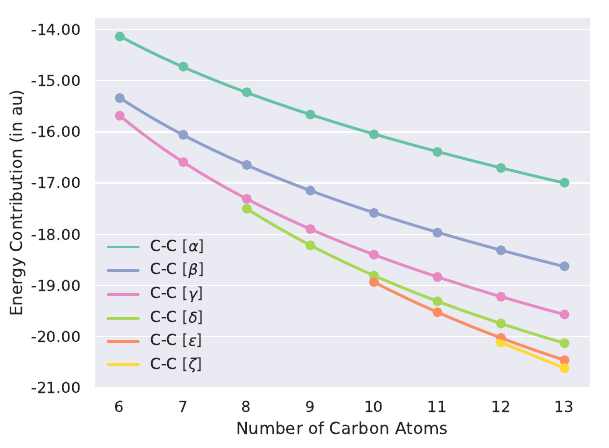

Here is the Python script that generated this plot:
#!/usr/bin/env python

import copy
import numpy as np
from scipy.optimize import curve_fit
import matplotlib
matplotlib.use('Agg')
import matplotlib.pyplot as plt
from matplotlib.ticker import MaxNLocator, FormatStrFormatter
from matplotlib.legend_handler import HandlerLineCollection, HandlerTuple, HandlerLine2D
import seaborn as sns

# fitting functions

def func(x, a, b, c):
	return a * x + b / x + c

# fitting kernel

def fit(func, x, y):
	opt = curve_fit(func, x, y)[0]
	ss_res = np.sum((y - func(x, *opt)) ** 2)
	ss_tot = np.sum((y - np.mean(y)) ** 2)
	r_2 = 1. - (ss_res / ss_tot)
	return opt, r_2

# bond string

bond = 'C-C'

# data

e_1 = np.array([-15.683,-15.339,-14.136]) # c6h14
e_2 = np.array([-16.591,-16.056,-14.725]) # c7h16
e_3 = np.array([-17.500,-17.308,-16.645,-15.226]) # c8h18
e_4 = np.array([-18.216,-17.897,-17.146,-15.661]) # c9h20
e_5 = np.array([-18.933,-18.806,-18.399,-17.582,-16.047]) # c10h22
e_6 = np.array([-19.523,-19.307,-18.834,-17.967,-16.392]) # c11h24
e_7 = np.array([-20.112,-20.024,-19.742,-19.219,-18.312,-16.705]) # c12h26
e_8 = np.array([-20.613,-20.459,-20.128,-19.565,-18.625,-16.991]) # c13h28

# bond types

type_alpha = np.array([e_1[-1], e_2[-1], e_3[-1], e_4[-1], e_5[-1], e_6[-1], e_7[-1], e_8[-1]])
atoms_alpha = np.arange(6,14)
domain_alpha = np.linspace(atoms_alpha[0], atoms_alpha[-1], \
                           num=(atoms_alpha[-1] - atoms_alpha[0]) * 100)
type_beta = np.array([e_1[-2], e_2[-2], e_3[-2], e_4[-2], e_5[-2], e_6[-2], e_7[-2], e_8[-2]])
atoms_beta = np.arange(6,14)
domain_beta = np.linspace(atoms_beta[0], atoms_beta[-1], \
                           num=(atoms_beta[-1] - atoms_beta[0]) * 100)
type_gamma = np.array([e_1[-3], e_2[-3], e_3[-3], e_4[-3], e_5[-3], e_6[-3], e_7[-3], e_8[-3]])
atoms_gamma = np.arange(6,14)
domain_gamma = np.linspace(atoms_gamma[0], atoms_gamma[-1], \
                           num=(atoms_gamma[-1] - atoms_gamma[0]) * 100)
type_delta = np.array([e_3[-4], e_4[-4], e_5[-4], e_6[-4], e_7[-4], e_8[-4]])
atoms_delta = np.arange(8,14)
domain_delta = np.linspace(atoms_delta[0], atoms_delta[-1], \
                           num=(atoms_delta[-1] - atoms_delta[0]) * 100)
type_epsilon = np.array([e_5[-5], e_6[-5], e_7[-5], e_8[-5]])
atoms_epsilon = np.arange(10,14)
domain_epsilon = np.linspace(atoms_epsilon[0], atoms_epsilon[-1], \
                           num=(atoms_epsilon[-1] - atoms_epsilon[0]) * 100)
type_zeta = np.array([e_7[-6], e_8[-6]])
atoms_zeta = np.arange(12,14)
domain_zeta = np.linspace(atoms_zeta[0], atoms_zeta[-1], \
                           num=(atoms_zeta[-1] - atoms_zeta[0]) * 100)

shift = np.array([e_1[0], e_3[0], e_5[0], e_7[0]])
atoms_shift = np.arange(6,14,2)
domain_shift = np.linspace(atoms_shift[0], atoms_shift[-1], \
                           num=(atoms_shift[-1] - atoms_shift[0]) * 100)


sns.set(style='darkgrid', font='DejaVu Sans')

fig, ax = plt.subplots()

palette = sns.color_palette('Set2')

opt, r_2 = fit(func, atoms_alpha, type_alpha)
ax.plot(domain_alpha, func(domain_alpha, *opt), linewidth=2, linestyle='-', color=palette[0], label='{:} [$\\alpha$]'.format(bond))
print('\n\nf[alpha]   = {:.2f} * N  {:+.2f} / N  {:+.2f} --- r_2 = {:.5f}'.format(*opt, r_2))
ax.scatter(atoms_alpha, type_alpha, s=150, marker='.', color=palette[0])
opt, r_2 = fit(func, atoms_beta, type_beta)
ax.plot(domain_beta, func(domain_beta, *opt), linewidth=2, linestyle='-', color=palette[2], label='{:} [$\\beta$]'.format(bond))
print('f[beta]    = {:.2f} * N  {:+.2f} / N  {:+.2f} --- r_2 = {:.5f}'.format(*opt, r_2))
ax.scatter(atoms_beta, type_beta, s=150, marker='.', color=palette[2])
opt, r_2 = fit(func, atoms_gamma, type_gamma)
ax.plot(domain_gamma, func(domain_gamma, *opt), linewidth=2, linestyle='-', color=palette[3], label='{:} [$\\gamma$]'.format(bond))
print('f[gamma]   = {:.2f} * N  {:+.2f} / N  {:+.2f} --- r_2 = {:.5f}'.format(*opt, r_2))
ax.scatter(atoms_gamma, type_gamma, s=150, marker='.', color=palette[3])
opt, r_2 = fit(func, atoms_delta, type_delta)
ax.plot(domain_delta, func(domain_delta, *opt), linewidth=2, linestyle='-', color=palette[4], label='{:} [$\\delta$]'.format(bond))
print('f[delta]   = {:.2f} * N  {:+.2f} / N  {:+.2f} --- r_2 = {:.5f}'.format(*opt, r_2))
ax.scatter(atoms_delta, type_delta, s=150, marker='.', color=palette[4])
opt, r_2 = fit(func, atoms_epsilon, type_epsilon)
ax.plot(domain_epsilon, func(domain_epsilon, *opt), linewidth=2, linestyle='-', color=palette[1], label='{:} [$\\epsilon$]'.format(bond))
print('f[epsilon] = {:.2f} * N  {:+.2f} / N  {:+.2f} --- r_2 = {:.5f}'.format(*opt, r_2))
ax.scatter(atoms_epsilon, type_epsilon, s=150, marker='.', color=palette[1])
#opt, r_2 = fit(func, atoms_zeta, type_zeta)
#ax.plot(domain_zeta, func(domain_zeta, *opt), linewidth=2, linestyle='-', color=palette[5], label='{:} [$\\zeta$]'.format(bond))
#print('f[zeta]    = {:.2f} * N {:+2f} / N {:+.2f} --- r_2 = {:.3f}'.format(*opt, r_2))
ax.plot(atoms_zeta, type_zeta, linewidth=2, linestyle='-', color=palette[5], label='{:} [$\\zeta$]'.format(bond))
print('f[zeta]    = None')
ax.scatter(atoms_zeta, type_zeta, s=150, marker='.', color=palette[5])

opt, r_2 = fit(func, atoms_shift, shift)
print('\nf[shift]   = {:.2f} * N  {:+.2f} / N  {:+.2f} --- r_2 = {:.5f}\n\n'.format(*opt, r_2))

ax.xaxis.grid(False)
ax.yaxis.set_major_formatter(FormatStrFormatter('%.2f'))
ax.set_xlabel('Number of Carbon Atoms')
ax.set_ylabel('Energy Contribution (in au)')
ax.legend(loc='lower left', frameon=False)

sns.despine()
plt.savefig('alkane_chains_c_single_bonds.pdf', bbox_inches = 'tight', dpi=1000)

